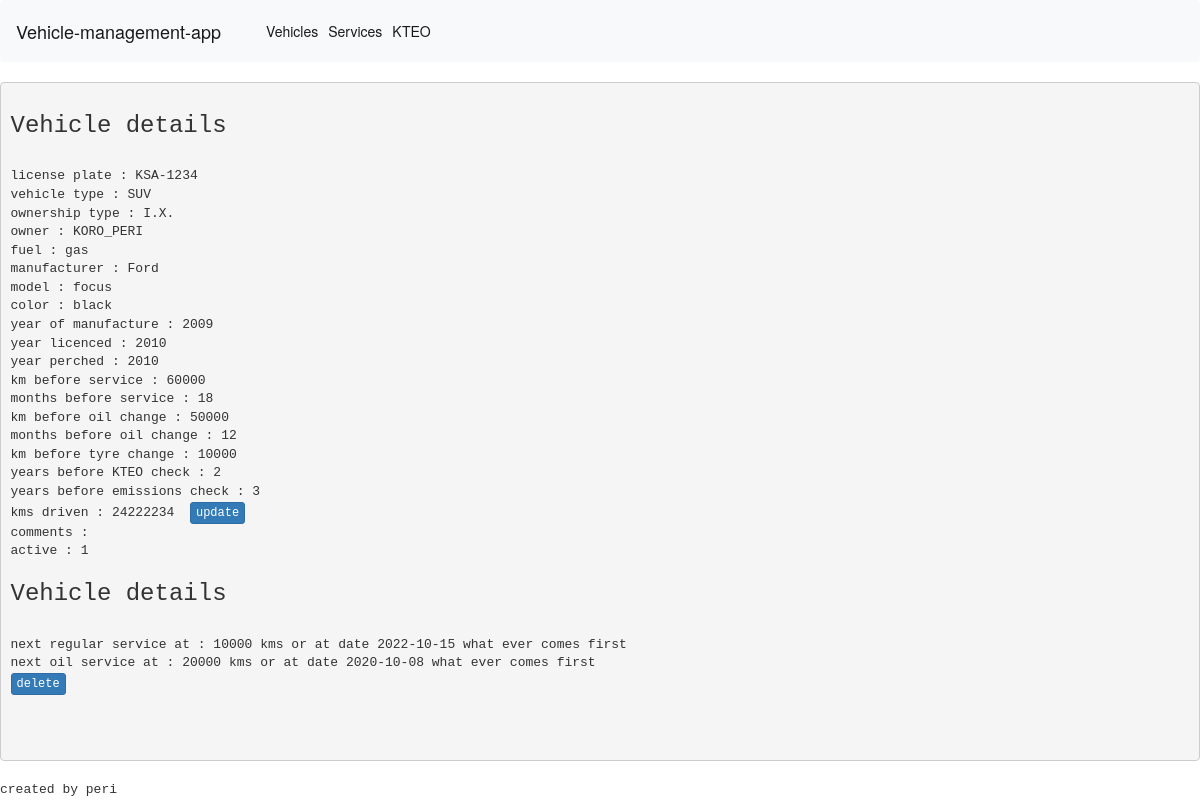
/index.php/vehicles/car_details/1, run on an earlier commit of the app's database.
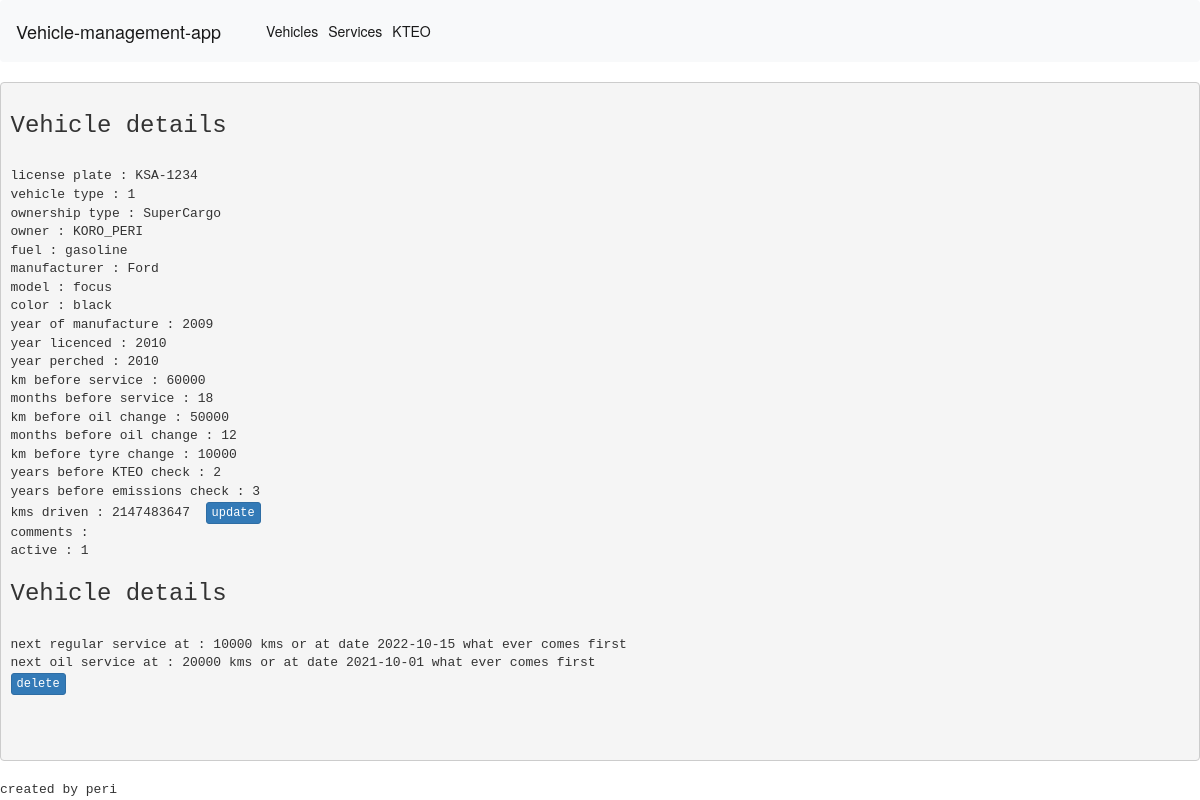
And on a later commit of the database.
### tables this page shows
CREATE TABLE `car` (
  `license_plate` varchar(15) DEFAULT NULL,
  `vehicle_type` int NOT NULL,
  `ownership_type` enum('SuperCargo','I.X.') DEFAULT NULL,
  `id` int NOT NULL AUTO_INCREMENT,
  `owner` varchar(40) NOT NULL,
  `fuel` enum('gasoline','petrol','electric') NOT NULL,
  `manufacturer` varchar(20) NOT NULL,
  `model` varchar(20) NOT NULL,
  `color` varchar(15) DEFAULT NULL,
  `displasment` int NOT NULL,
  `year_man` year NOT NULL,
  `year_license` year NOT NULL,
  `year_purch` year NOT NULL,
  `service_reg_km` int DEFAULT NULL,
  `service_reg_months` int DEFAULT NULL,
  `service_oil_km` int DEFAULT NULL,
  `service_oil_months` int DEFAULT NULL,
  `service_tyre_km` int NOT NULL,
  `KTEO_years` int NOT NULL,
  `emission_years` int NOT NULL,
  `escort_id` int DEFAULT NULL,
  `comments` longtext,
  `active` tinyint(1) NOT NULL,
  PRIMARY KEY (`id`),
  KEY `car_car_id_fk` (`escort_id`),
  KEY `car_vehicle_type_null_fk` (`vehicle_type`),
  CONSTRAINT `car_car_id_fk` FOREIGN KEY (`escort_id`) REFERENCES `car` (`id`),
  CONSTRAINT `car_vehicle_type_null_fk` FOREIGN KEY (`vehicle_type`) REFERENCES `vehicle_type` (`id`)
);

### application/controllers/Vehicles.php (called while the page is built, shortened)
<?php
class Vehicles extends CI_Controller {
    public function __construct()
    {
        $this->load->model("vehicles_model");
        $this->load->helper("form");
    }
    public function car_details($id)
    {
        $result['dets']=$this->vehicles_model->get_vehicle_dets($id);
        $result['serv']=$this->vehicles_model->get_next_services($id);
        $this->load->view('hf/header');
        $this->load->view("vehicles/vehicle_details",$result);
        $this->load->view('hf/footer.html');
    }
}

### index.php (called while the page is built, shortened)
<?php
require_once BASEPATH.'core/CodeIgniter.php';

### application/models/Vehicles_model.php (called while the page is built, shortened)
<?php
class vehicles_model extends CI_Model
{
    function get_vehicle_dets($id){
        $this->db->select("car.*,max(km.odometer) as odo");
        $this->db->from("car as car");
        $this->db->join("km as km","car.id=km.car_id");
        $this->db->where("car.id",$id);
        $query=$this->db->get();
        return$query->result();
    }
    function get_next_services($id){
        $this->db->select("max(service_reg_km) as reg_km,max(service_reg_date) reg_date,max(service_oil_km) as oil_km,max(service_oil_date) as oil_date");
        $this->db->from("services");
        $this->db->where("car_id",$id);
        $query=$this->db->get();
        return$query->result();
    }
}

### application/views/vehicles/vehicle_details.php (the view)
<?php
echo"<pre>";
$s=$serv[0];
$det=$dets[0];
$update_odometer_url=base_url('/index.php/vehicles/update_odometer/'.$det->id);
$delete_url=base_url('/index.php/vehicles/are_u_sure_delete/'.$det->id);
    echo "<h3>Vehicle details</h3><br>";
    echo "license plate : ".$det->license_plate . "<br>";
    echo "vehicle type : ".$det->vehicle_type . "<br>";
    echo "ownership type : ".$det->ownership_type . "<br>";
    echo "owner : ".$det->owner . "<br>";
    echo "fuel : ".$det->fuel . "<br>";
    echo "manufacturer : ".$det->manufacturer . "<br>";
    echo "model : ".$det->model . "<br>";
    echo "color : ".$det->color . "<br>";
    echo "year of manufacture : ".$det->year_man . "<br>";
    echo "year licenced : ".$det->year_license . "<br>";
    echo "year perched : ".$det->year_purch . "<br>";
    echo "km before service : ".$det->service_reg_km . "<br>";
    echo "months before service : ".$det->service_reg_months . "<br>";
    echo "km before oil change : ".$det->service_oil_km . "<br>";
    echo "months before oil change : ".$det->service_oil_months . "<br>";
    echo "km before tyre change : ".$det->service_tyre_km . "<br>";
    echo "years before KTEO check : ".$det->KTEO_years . "<br>";
    echo "years before emissions check : ".$det->emission_years . "<br>";
    echo "kms driven : ".$det->odo. "  <a class='btn btn-primary btn-xs' href='$update_odometer_url'>update</a><br>";
    echo "comments : ".$det->comments . "<br>";
    echo "active : ".$det->active . "<br>";
echo "<h3>Vehicle details</h3><br>";
    echo "next regular service at : ". $s->reg_km ." kms or at date ". $s->reg_date ." what ever comes first <br>";
    echo "next oil service at : ". $s->oil_km ." kms or at date ". $s->oil_date ." what ever comes first";
echo "<br>";
echo "<a class='btn btn-primary btn-xs' href='$delete_url'>delete</a>";

What changed in the data, as far as the page shows it:
changed car "KSA-1234": vehicle_type "SUV" → "1"; ownership_type "I.X." → "SuperCargo"; fuel "gas" → "gasoline"
Also different on the page:
$det->odo: "24222234" → "2147483647"
$s->oil_date: "2020-10-08" → "2021-10-01"
